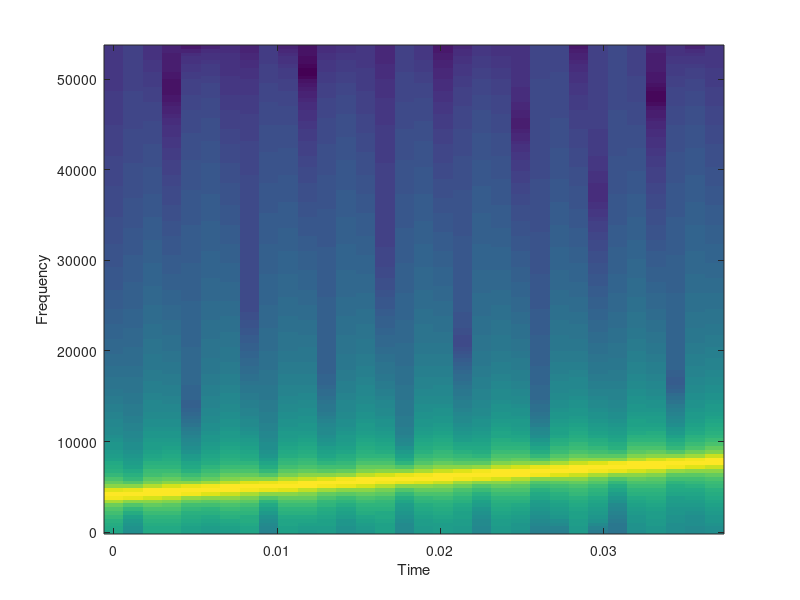

The MATLAB script that drew this image: (Note: this script raises an error after producing the figure.)
clear all;

Fd = 108000;
Fs = 18000;
Fc = 6000;
BW = 4000;

t0 = 0;
t1 = 0.04;

t=t0:1/Fd:t1; %time base - upto 1 second
t=t(1:length(t)-1);

f0=Fc-(BW/2);% starting frequency of the chirp
f1=Fc+(BW/2); %frequency of the chirp at t1=1 second
x = chirp(t,f0,t1,f1);

figure(1);
specgram(x,256,Fd);

y = pb2bb(x',Fs,Fc,Fd);

f = fopen('textFiles/LFM.txt','wt');
fprintf(f, '%0.5f,%0.5f\n', (real(y)),(imag(y)));
fclose(f);

figure(2);
specgram(y,32,Fs);